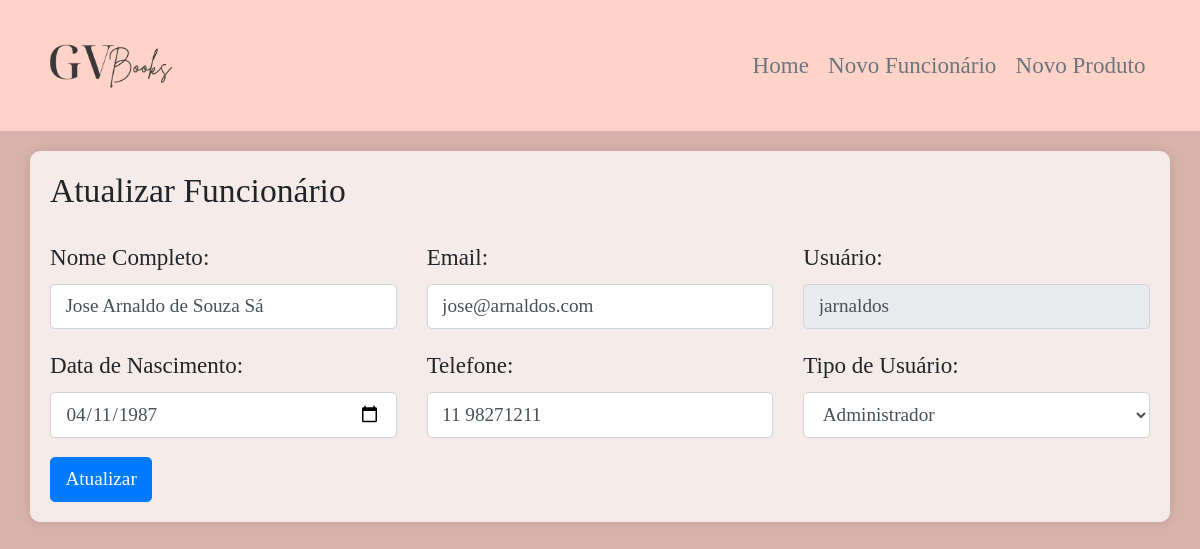
The page /model/atualizafunc.php?id=1324 (signed in) on the database its author committed.
### tables this page shows
CREATE TABLE `funcionarios` (
  `nome` varchar(100) NOT NULL,
  `email` varchar(100) NOT NULL,
  `hash_senha` varchar(255) NOT NULL,
  `usuario` varchar(100) NOT NULL,
  `data_nascimento` date DEFAULT NULL,
  `telefone` varchar(11) DEFAULT NULL,
  `id` int(11) DEFAULT NULL,
  `tipo` int(1) DEFAULT NULL
);

### factory/conexao.php (called while the page is built)
<?php
class Caminho{
        public static $usuario = "root";
        public static $senha = "";
        public static $connect = null;
        private static function Conectar(){
            try {
                self::$connect = new PDO('mysql:
                host=localhost;
                dbname=gvbooks;',
                self::$usuario,self::$senha);
            } catch (Exception $ex) {
                echo 'Mensagem: ' .$ex->getMessage();
                die;
            }
            return self::$connect;
        }
        public function getConn(){
            return self::Conectar();
        }
    }
?>

### model/atualizafunc.php (the view, shortened to what this page needs)
<!DOCTYPE html>
<html lang="pt-br">
<head>
    <link rel="stylesheet" href="https://stackpath.bootstrapcdn.com/bootstrap/4.1.3/css/bootstrap.min.css">
    <link rel="stylesheet" type="text/css" href="../estilo/css.css">
</head>
<body>
<nav class="navbar navbar-expand-lg navbar-light" >
    <div class="container">
        <a class="navbar-brand" href="../index.php">
            <img src="../imagens/GV.png" alt="Logo" width="35%">
        </a>
        <div class="collapse navbar-collapse" id="navbarSupportedContent">
            <ul class="navbar-nav ml-auto ">
                <li class="nav-item">
                    <a class="nav-link active text-secondary" aria-current="page" href="../view/menuadm.php">Home</a>
                </li>
                <li class="nav-item">
                    <a class="nav-link text-secondary" href="../view/cadastrofunc.php">Novo Funcionário</a>
                </li>
                <li class="nav-item">
                    <a class="nav-link text-secondary" href="../view/cadastroprod.php">Novo Produto</a>
                </li>
            </ul>
        </div>
    </div>
</nav>
<div class="container-fluid d-flex justify-content-center align-items-center">
    <div class="col-md-12 mx-auto">
        <div class="bg-custom">
            <h3 class="mb-4">Atualizar Funcionário</h3>
            <?php
            include_once "../factory/conexao.php";
            if ($_SERVER["REQUEST_METHOD"] == "GET" && isset($_GET['id'])) {
                try {
                    $conn = new Caminho;
                    $consulta = "SELECT * FROM funcionarios WHERE id = :id";
                    $stm = $conn->getConn()->prepare($consulta);
                    $stm->bindParam(':id', $_GET['id'], PDO::PARAM_INT);
                    $stm->execute();
                    $funcionario = $stm->fetch(PDO::FETCH_ASSOC);
                    if ($funcionario) {
            ?>
                    <form action="atualizar_funcionario.php" method="post">
                        <div class="row">
                            <div class="col-md-4">
                                <div class="form-group">
                                    <label for="nome">Nome Completo:</label>
                                    <input type="text" class="form-control" id="nome" name="nome" value="<?php echo htmlspecialchars($funcionario['nome']); ?>">
                                </div>
                            </div>
                            <div class="col-md-4">
                                <div class="form-group">
                                    <label for="email">Email:</label>
                                    <input type="email" class="form-control" id="email" name="email" value="<?php echo htmlspecialchars($funcionario['email']); ?>">
                                </div>
                            </div>
                            <div class="col-md-4">
                                <div class="form-group">
                                    <label for="usuario">Usuário:</label>
                                    <input type="text" class="form-control" id="usuario" name="usuario" value="<?php echo htmlspecialchars($funcionario['usuario']); ?>"  disabled readonly>
                                </div>
                            </div>
                        </div>
                        <div class="row">
                            <div class="col-md-4">
                                <div class="form-group">
                                    <label for="data">Data de Nascimento:</label>
                                    <input type="date" class="form-control" id="data" name="data" value="<?php echo htmlspecialchars($funcionario['data_nascimento']); ?>">
                                </div>
                            </div>
                            <div class="col-md-4">
                                <div class="form-group">
                                    <label for="telefone">Telefone:</label>
                                    <input type="tel" class="form-control" id="telefone" name="telefone" value="<?php echo htmlspecialchars($funcionario['telefone']); ?>">
                                </div>
                            </div>
                            <div class="col-md-4">
                                <div class="form-group">
                                    <label for="tipo">Tipo de Usuário:</label>
                                    <select class="form-control" id="tipo" name="tipo">
                                        <option value="0" <?php echo ($funcionario['tipo'] == 0) ? 'selected' : ''; ?>>Administrador</option>
                                    </select>
                                </div>
                            </div>
                        </div>
                        <button type="submit" class="btn btn-primary">Atualizar</button>
                    </form>
                <?php
                    } else {
                        echo "Funcionário não encontrado.";
                    }
                    } catch (PDOException $e) {
                        echo "Erro: " . $e->getMessage();
                    }
                } else {
                    echo "ID de funcionário não especificado.";
                }
                ?>
        </div>
    </div>
</div>
</body>
</html>

### estilo/css.css (style rules this page uses)
html, body { height: 100%; background-color: #d8b2ab; font-family: "Playfair Display", serif; font-size: larger; }
.bg-custom { background-color: #f5ecea; padding: 20px; border-radius: 10px; box-shadow: 0 0 10px rgba(0, 0, 0, 0.1); margin-top: 20px; }
.navbar { background-color: #ffd3c8; }

### rows shown on the page
funcionarios: nome "Jose Arnaldo de Souza Sá", email "jose@arnaldos.com", usuario "jarnaldos", data "04/11/1987", telefone "11 98271211", tipo "Administrador"
